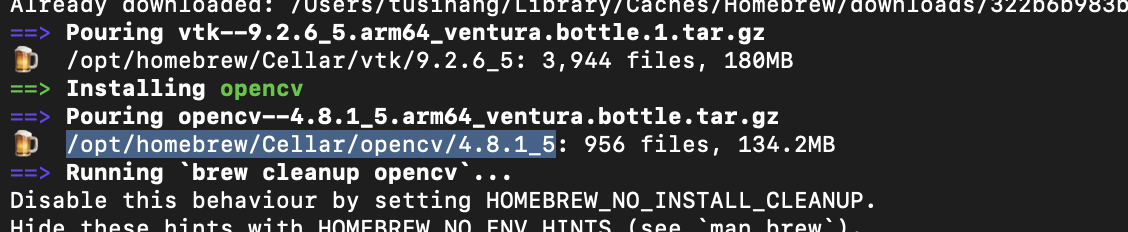
//> input picture 作业7/build/123.png, 1128 x 232 px
$ ./tempCodeRunnerFile   (built with g++ and OpenCV 4)
//> lines starting //> are read from the running program, lines starting //| are printed output that depends on the picture; after the words box and inside, x2 and y2 are one past the last pixel; in counts of white or black regions, pixels touching at a corner belong together
#include <opencv2/imgcodecs.hpp>
#include <opencv2/highgui.hpp>
#include <opencv2/imgproc.hpp>
#include<iostream>

using namespace cv;
using namespace std;

void GetFig(Mat &src, Mat &fig, Point start, Point text, int delta, int max_height){
    int cnt[256], mx = 0;
    memset(cnt, 0, sizeof cnt);
    for(int i = 0; i < src.size().height; ++i){
        for(int j = 0; j < src.size().width; ++j){
            int grayValue = src.at<uchar>(i, j);
            ++cnt[grayValue];
            (mx < cnt[grayValue]) && (mx = cnt[grayValue]);
        }
    }
    assert(mx > 0);
    double scale = max_height * 1.0 / mx;
    for(int i = 0; i < 256; ++i){
        rectangle(fig, Point(start.x + i * delta, start.y - cnt[i] * scale), Point(start.x + (i + 1) * delta, start.y),
                    Scalar(0, 69, 255), FILLED);
    }
    putText(fig, "Grayscale histogram", text, FONT_HERSHEY_DUPLEX, 1, Scalar(0, 69, 255), 2);
}

int main(){
    string path = "/Users/tusihang/Documents/hutuhouse/作业7/build/123.png";
    Mat src = imread(path, IMREAD_GRAYSCALE);
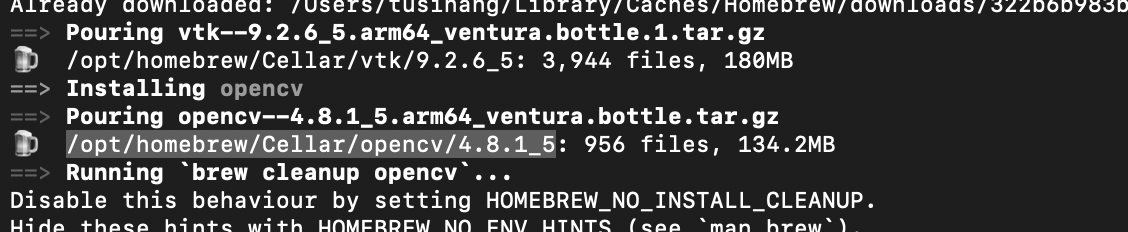
//> src: 232 rows x 1128 cols, CV_8UC1; min 29, max 255, mean 61.1
    Mat fig(1080, 1920, CV_8UC3, Scalar(255, 255, 255));
    GetFig(src, fig, Point(192, 850), Point(770, 940), 6, 800);
//> the loop in GetFig, `for(int i = 0; i < src.size().height; ++i)` made 232 passes
//> mx on passes 1 to 3: 336, 627, 954
//> after the loop in GetFig, `for(int i = 0; i < src.size().height; ++i)`: cnt = 256 values, max 144694 at index 30, min 0 at index 0, mean 1022.2; mx = 144694
//> in GetFig, `double scale = max_height * 1.0 / mx;`: scale = 0.00553
//> after the loop in GetFig, `for(int i = 0; i < 256; ++i)`:
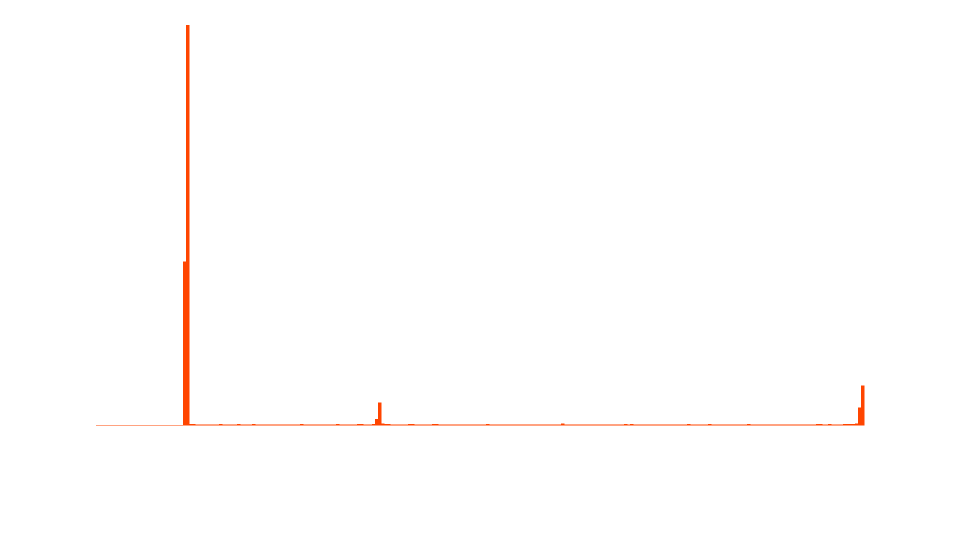
//> fig: 1080 rows x 1920 cols, CV_8UC3 (shown at 1/2 size); mean B, G, R 253.5, 253.9, 255
//> in GetFig, `putText(fig, "Grayscale histogram", text, FONT_HERSHEY_DUPLEX, 1, Scal..`:
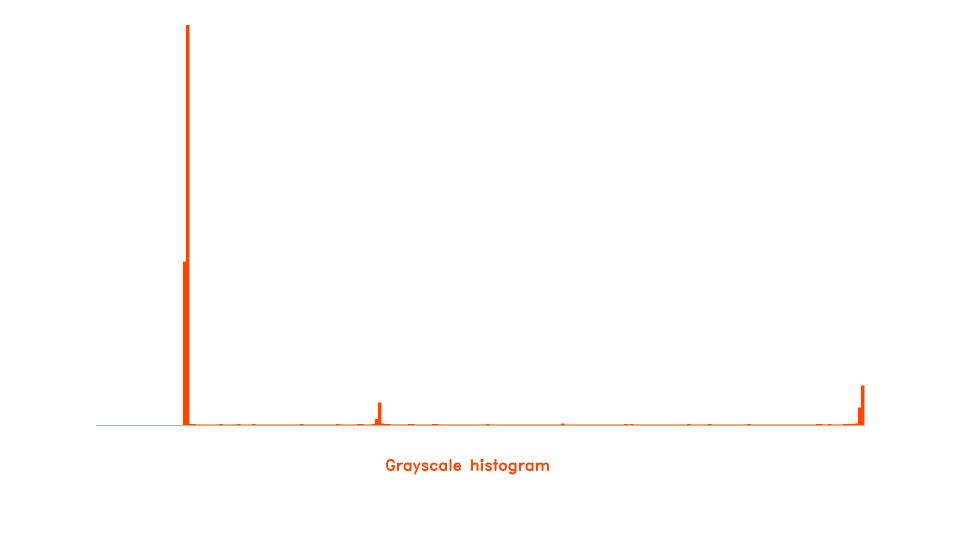
//> fig: 1080 rows x 1920 cols, CV_8UC3 (shown at 1/2 size); 0.13% of pixels changed, all inside (x1, y1, x2, y2) = (772, 918, 1098, 949)
    imwrite("output.jpg", fig); //save
    namedWindow("Fig", WINDOW_NORMAL);
    resizeWindow("Fig", 1920, 1080);
    imshow("Fig", fig);
    waitKey(0);
    return 0;
}
